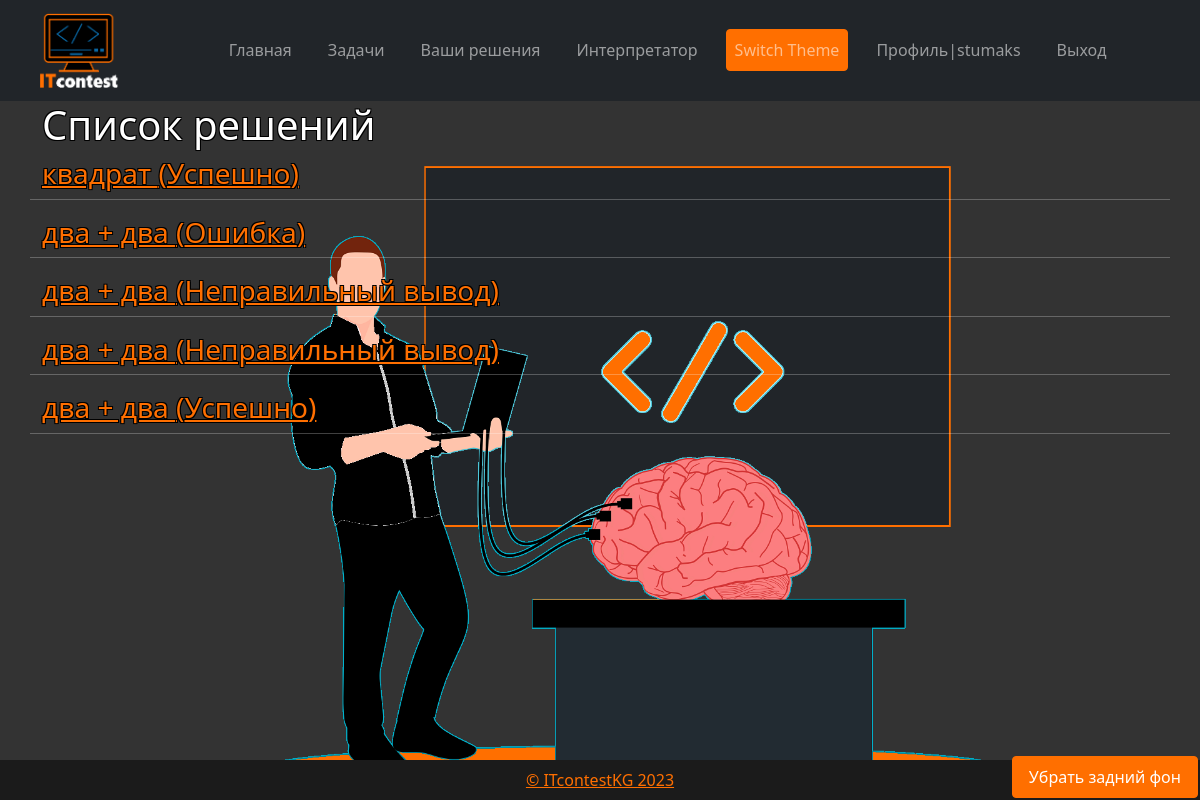
/catalog/ (signed in), run on the app's committed database.
### users/models.py (models this page shows, shortened)
class User(AbstractUser):
    choice = models.CharField( max_length=150, blank=True, verbose_name='Статус', help_text='1 - Студент, 2 - Преподаватель, 3 - Администратор')
    date = models.DateField(null=True, blank=True, verbose_name='Дата рождения')
    slug = models.SlugField(null=False, blank=True, unique=True)
    prepopulated_fields = {'slug': ('username',)}
    language = models.CharField(("language"), max_length=150, blank=True)
    class Meta:
        permissions = (("can_create_task", "Can create task"),)

### core/models.py (models this page shows, shortened)
class Submission(models.Model):
    STATUS_CHOICES = (
        ('AC', 'Успешно'),
        ('WA', 'Неправильный вывод'),
        ('E', 'Ошибка'),
    )
    task = models.ForeignKey(Task, on_delete=models.CASCADE)
    code = models.TextField()
    status = models.CharField(max_length=3, choices=STATUS_CHOICES)
    created_at = models.DateTimeField(auto_now_add=True)
    updated_at = models.DateTimeField(auto_now=True)
    student = models.CharField(null=True, max_length=150)
    prepod = models.CharField(null=True, max_length=150)

class Task(models.Model):
    language = models.CharField(("language"), max_length=150, blank=True)
    name = models.CharField(max_length=200, unique=True)
    description = models.TextField()
    input = models.TextField()
    output = models.TextField()
    input1 = models.TextField(null=True)
    output1 = models.TextField(null=True)
    input2 = models.TextField(null=True)
    output2 = models.TextField(null=True)
    created_at = models.DateTimeField(auto_now_add=True)
    updated_at = models.DateTimeField(auto_now=True)
    prepod = models.CharField(max_length=150, null=True)
    slug = models.SlugField(unique=True)

### catalog/views.py (the view)
# urls.py: path('catalog/', cat_views.index, name='catalog'),
@login_required
def index(request):
    user = request.user
    prepod_task = Task.objects.filter(prepod=user.username)
    article = Submission.objects.filter(student=user.username)
    return render(request, 'catalog/catalog.html',{
                                                'prepod_task': prepod_task,
                                                'article': article
                                                })

### catalog/templates/catalog/catalog.html (shortened to what this page needs)
{% extends "main/base.html" %}
{% block content %}
{% if user.choice == '1' %}
<h1>Список решений</h1>
{% for el in article %}
<h3><a href="{% url 'submission_detail' el.pk %}"> {{el.task.name}} ({{ el.get_status_display }}) </a></h3>
<hr>
{% endfor %}
{% endif %}
{% endblock content %}

### main/templates/main/base.html (shortened to what this page needs)
{% load static %}
<!DOCTYPE html>
<html lang="en">
<head>
    <link rel="stylesheet" href="https://cdnjs.cloudflare.com/ajax/libs/twitter-bootstrap/5.1.0/css/bootstrap.min.css">
    <link id="theme" rel="stylesheet" href="{% static 'css/styles-dark.css' %}">
</head>
<body>
  <nav class="navbar navbar-expand-lg navbar-dark bg-dark">
    <a class="navbar-brand" ><img src="/static/images/logo.png" alt="Logo" class="img-fluid" style="max-height: 75px;"></a>
    <div class="collapse navbar-collapse justify-content-center text-center" id="navbarTogglerDemo02">
      <ul class="navbar-nav">
        <li class="nav-item active">
          <a class="nav-link" href="{% url 'blog-home' %}">Главная</a>
        </li>
        <li class="nav-item">
          <a class="nav-link" href="{% url 'task_list' %}">Задачи</a>
        </li>
        {% if user.choice == '1' %}
        <li class="nav-item">
          <a class="nav-link" href="{% url 'catalog' %}">Ваши решения</a></li>
          {% endif %}
          <li class="nav-item">
            <a class="nav-link" href="{% url 'interpreter' %}">Интерпретатор</a></li>
        <li class="nav-item">
              <button class="btn btn-link nav-link" onclick="toggleTheme()">Switch Theme</button>
          </li>
          {% if user.is_authenticated %}
          <li class="nav-item">
            <a class="nav-link" href="{% url 'profile' %}">Профиль|{{ user.username }}</a></li>
              <li class="nav-item">
                <a class="nav-link" href="{% url 'logout' %}">Выход</a></li>
        {% else %}
        <li class="nav-item">
          <a class="nav-link" href="{% url 'login' %}">Вход</a></li>
            <li class="nav-item">
              <a class="nav-link" href="{% url 'register' %}">Регистрация</a></li>
        {% endif %}
      </ul>
    </div>
  </nav>
    <main role="main" class="container">
      <div class="row">
          {% block content %}{% endblock %}
      </div>
<footer>
  <p><a href="{% url 'blog-home' %}">© ITcontestKG 2023</a></p>
  <button class="btn btn-link nav-link remove-bg-button" onclick="removeBackground()">Убрать задний фон</button>
</footer>
</main>
</body>
</html>

### static/css/styles-dark.css (style rules this page uses)
body { background: url('../images/darktheme.png') no-repeat center center fixed; -webkit-background-size: cover; -moz-background-size: cover; -o-background-size: cover; background-size: cover; background-color: #333333; color: #ffffff; }
nav { display: flex; justify-content: center; align-items: center; }
.navbar-brand { margin-left: 2em; }
.navbar-nav { flex-wrap: nowrap; }
.navbar { display: flex; justify-content: center; align-items: center; }
nav ul { list-style: none; display: flex; align-items: center; justify-content: right; }
.nav-item { align-items: center; display: flex; }
nav ul li { align-items: center; display: flex; margin: 0px 10px; }
nav ul li a { text-decoration: none; color: #333; }
a { color: #ff6f00; }
.btn { color: #ffffff; background-color: #ff6f00; border: 1px solid #ff6f00; }
footer { position: fixed; padding-top: 1em; background-color: rgb(27, 27, 27); left: 0; bottom: 0; width: 100%; text-align: center; height: 5vh; display: flex; justify-content: center; align-items: center; }
.remove-bg-button { position: absolute; right: 2px; bottom: 2px; }
main { padding-bottom: 6vh; }
h1 { color: white; text-shadow: -1px -1px 0 #000, 1px -1px 0 #000, -1px 1px 0 #000, 1px 1px 0 #000; }
h3 { color: white; text-shadow: -1px -1px 0 #000, 1px -1px 0 #000, -1px 1px 0 #000, 1px 1px 0 #000; }

### data on the page
User: username "stumaks"
Submission: task.name "квадрат", status "Успешно"
Submission: task.name "два + два", status "Ошибка"
Submission: task.name "два + два", status "Неправильный вывод"
Submission: task.name "два + два", status "Неправильный вывод"
Submission: task.name "два + два", status "Успешно"
